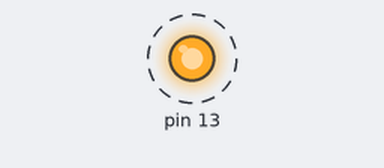
Bench run of a sketch on a simulated Arduino Uno, built with avr-gcc and run on an emulated ATmega328P. Shown: output pins drawn as LEDs (lit = HIGH). Dashed ring = blinking. What the sketch prints to the serial monitor is not drawn.

Above: at 0.2 s.
Timing chart, 0 to 3.0 s (numbered marks = the images above):
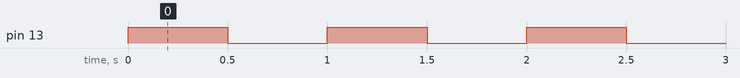

Measured:
- by itself, pin 13: alternates HIGH for 0.50 s and LOW for 0.50 s

The sketch:

EX.3_specify_the_duration_to_run_a_code.ino
```cpp
void setup() {

Serial.begin(9600);                                                // initialise the communication between Arduino & my PC
Serial.println("How many microseconds have taken up to now");
Serial.println(micros());
pinMode(13,HIGH);
Serial.println(micros());
}

void loop() {
digitalWrite(13,HIGH);          // 1 = HIGH
delay(500);
digitalWrite(13,0);            // 0 = LOW
delay(500);


}
```
